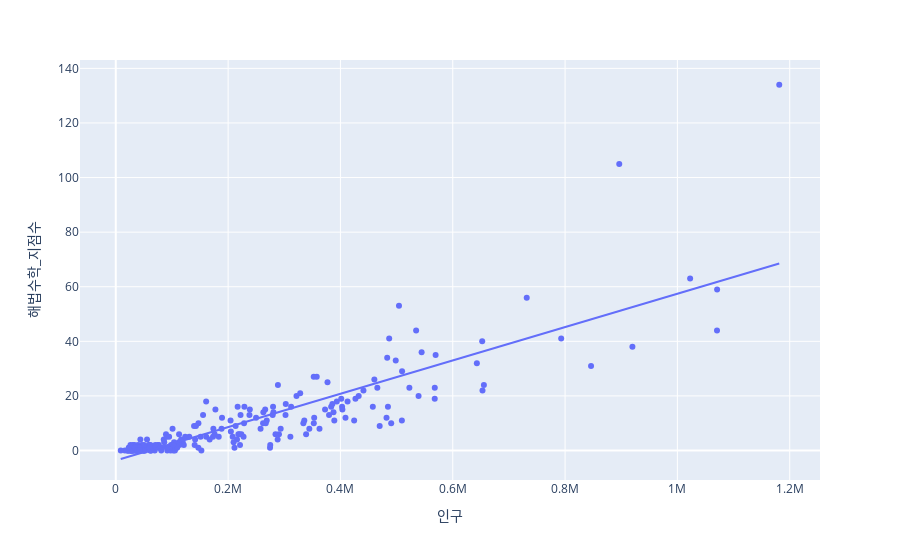

Write notebook code for a chart like this one.
### Code cell
fig = px.scatter(pop_2022, x = '인구', y = '해법수학_지점수', trendline = 'ols')

fig.show()

### Figure 1 — Plotly figure (JSON) as saved in the notebook; plotly's stock layout.template omitted (floating-point values rounded to 4 significant figures; data arrays with more than 128 entries replaced by an {"elided": "..."} marker saying what was removed)
{"data": [{"hovertemplate": "인구=%{x}<br>해법수학_지점수=%{y}<extra></extra>", "legendgroup": "", "marker": {"color": "#636efa", "symbol": "circle"}, "mode": "markers", "name": "", "orientation": "v", "showlegend": false, "type": "scatter", "x": {"elided": "229 int values"}, "xaxis": "x", "y": {"elided": "229 int values"}, "yaxis": "y"}, {"hovertemplate": "<b>OLS trendline</b><br>해법수학_지점수 = 6.10863e-05 * 인구 + -3.6473<br>R<sup>2</sup>=0.739565<br><br>인구=%{x}<br>해법수학_지점수=%{y} <b>(trend)</b><extra></extra>", "legendgroup": "", "marker": {"color": "#636efa", "symbol": "circle"}, "mode": "lines", "name": "", "showlegend": false, "type": "scatter", "x": {"elided": "229 int values"}, "xaxis": "x", "y": {"elided": "229 float values"}, "yaxis": "y"}], "layout": {"legend": {"tracegroupgap": 0}, "margin": {"t": 60}, "xaxis": {"anchor": "y", "domain": [0, 1], "title": {"text": "인구"}}, "yaxis": {"anchor": "x", "domain": [0, 1], "title": {"text": "해법수학_지점수"}}}}
